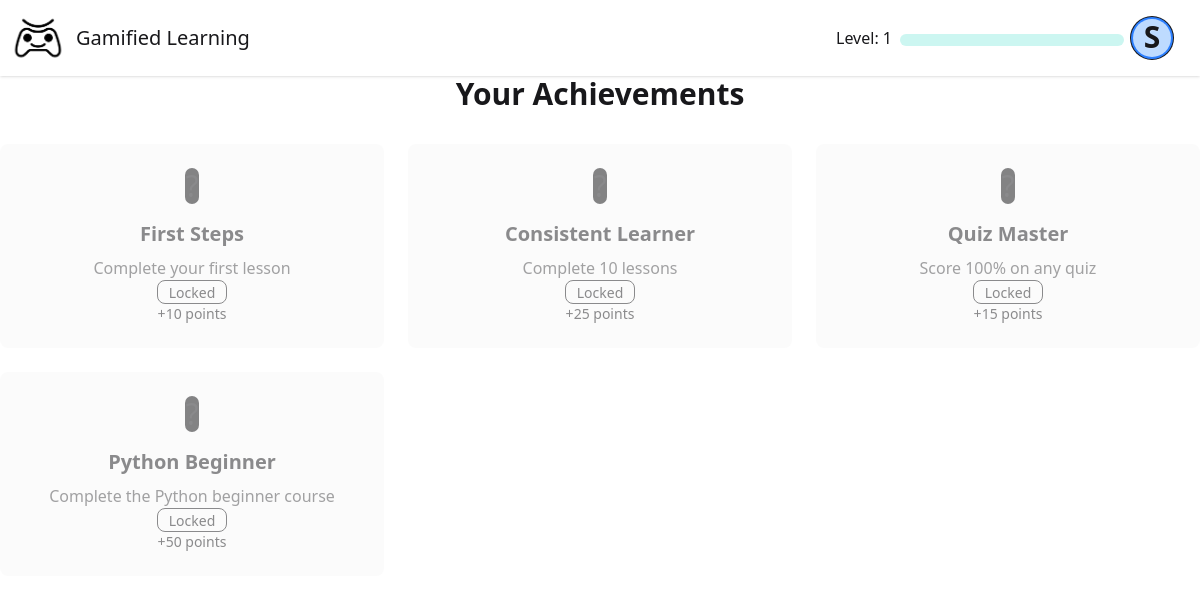
The page /achievements (signed in) on the database its author committed.
### models/models.py (models this page shows, shortened)
class User(db.Model):
    id = db.Column(db.Integer, primary_key=True)
    name = db.Column(db.String(100), nullable=False)
    username = db.Column(db.String(80), unique=True, nullable=False)
    email = db.Column(db.String(120), unique=True, nullable=False)
    stream = db.Column(db.String(20), nullable=False)
    year = db.Column(db.String(10), nullable=False)
    password = db.Column(db.String(120), nullable=False)
    points = db.Column(db.Integer, default=0)
    level = db.Column(db.Integer, default=1)
    is_admin = db.Column(db.Boolean, default=False)
    created_at = db.Column(db.DateTime, default=datetime.utcnow)
    last_login = db.Column(db.DateTime)
    courses = db.relationship('Course', secondary=user_courses, back_populates='users')
    completed_chapters = db.relationship('UserChapterProgress', back_populates='user')

class Achievement(db.Model):
    id = db.Column(db.Integer, primary_key=True)
    code = db.Column(db.String(50), unique=True, nullable=False)
    name = db.Column(db.String(100), nullable=False)
    description = db.Column(db.String(255), nullable=False)
    badge_image = db.Column(db.String(255), nullable=False)
    category = db.Column(db.String(50), nullable=False)
    points = db.Column(db.Integer, default=10)

### routes/user.py (the view)
def achievements_page():
    if 'user_id' not in session:
        return redirect(url_for('auth.login'))
    user = User.query.get(session['user_id'])
    if not user:
        session.pop('user_id', None)
        return redirect(url_for('auth.login'))
    user_achievements = UserAchievement.query.filter_by(user_id=user.id).all()
    earned_ids = [ua.achievement_id for ua in user_achievements]
    all_achievements = Achievement.query.all()
    return render_template('achivements_page.html',
                        user=user,
                        earned_ids=earned_ids,
                        all_achievements=all_achievements)

### templates/achivements_page.html
{% extends "base.html" %}
{% block content %}
<div class="container mx-auto px-4 py-8">
    <h1 class="text-3xl font-bold mb-8 text-center">Your Achievements</h1>
    <div class="grid grid-cols-1 md:grid-cols-2 lg:grid-cols-3 gap-6">
        {% for achievement in all_achievements %}
            <div class="bg-base-200 rounded-lg p-6 flex flex-col items-center
                      {{ 'opacity-100' if achievement.id in earned_ids else 'opacity-50' }}">
                <div class="w-24 h-24 mb-4 rounded-full flex items-center justify-center overflow-hidden
                          {{ 'bg-primary' if achievement.id in earned_ids else 'bg-neutral' }}">
                    {% if achievement.id in earned_ids %}
                        <img src="{{ url_for('static', filename='badges/' + achievement.badge_image) }}"
                             alt="{{ achievement.name }}" class="w-16 h-16">
                    {% else %}
                        <span class="text-3xl">?</span>
                    {% endif %}
                </div>
                <h3 class="text-xl font-bold mb-2">{{ achievement.name }}</h3>
                <p class="text-center text-base-content/80 mb-3">{{ achievement.description }}</p>
                {% if achievement.id in earned_ids %}
                    <span class="badge badge-success">Earned</span>
                {% else %}
                    <span class="badge badge-outline">Locked</span>
                {% endif %}
                <div class="mt-2 text-sm">+{{ achievement.points }} points</div>
            </div>
        {% endfor %}
    </div>
</div>
{% endblock %}

### templates/base.html (shortened to what this page needs)
<!doctype html>
<html>
    <head>
        <link
            href="https://cdn.jsdelivr.net/npm/daisyui@5"
            rel="stylesheet"
            type="text/css"
        />
        <link rel="stylesheet" href="{{url_for('static',filename='dist/output.css')}}">
        <link
            href="https://cdn.jsdelivr.net/npm/daisyui@5/themes.css"
            rel="stylesheet"
            type="text/css"
        />
    </head>
    <body>
        <div class="min-h-screen flex flex-col">
            <div class="navbar bg-base-100 shadow-sm sticky top-0 z-[100]">
                <div class="flex-1">
                    <div class="flex items-center gap-2">
                        <img
                            src="/static/logo.png"
                            alt="logo"
                            class="size-15"
                        />
                        <a class="text-xl" href="/">Gamified Learning</a>
                    </div>
                </div>
                {% if 'user_id' in session %}
                <div class="flex gap-2 pr-5">
                    <p class="pt-2" style="height: min-content">
                        Level: {{ user.level }}
                    </p>
                    <progress
                        class="progress progress-accent w-56 h-3 mt-4"
                        value="{{ user.points }}"
                        max="200"
                    ></progress>
                    <div class="dropdown dropdown-end">
                        <div
                            tabindex="0"
                            role="button"
                            class="btn btn-ghost btn-circle avatar"
                        >
                            <div
                                class="w-10 rounded-full ring ring-blue ring-offset-2 ring-offset-blue-500 bg-blue-200"
                            >
                                <span class="text-3xl"
                                    >{{ user.name|first }}</span
                                >
                            </div>
                        </div>
                    </div>
                </div>
                {% else %}
                <a href="{{ url_for('login') }}" class="pr-5">Login</a>
                {% endif %}
            </div>
            <main class="flex-grow">{% block content %}{% endblock %}</main>
        </div>
    </body>
</html>

### rows shown on the page
User: level "1", name|first "S"
Achievement: name "First Steps", description "Complete your first lesson", shows "Locked", points "10"
Achievement: name "Consistent Learner", description "Complete 10 lessons", shows "Locked", points "25"
Achievement: name "Quiz Master", description "Score 100% on any quiz", shows "Locked", points "15"
Achievement: name "Python Beginner", description "Complete the Python beginner course", shows "Locked", points "50"
